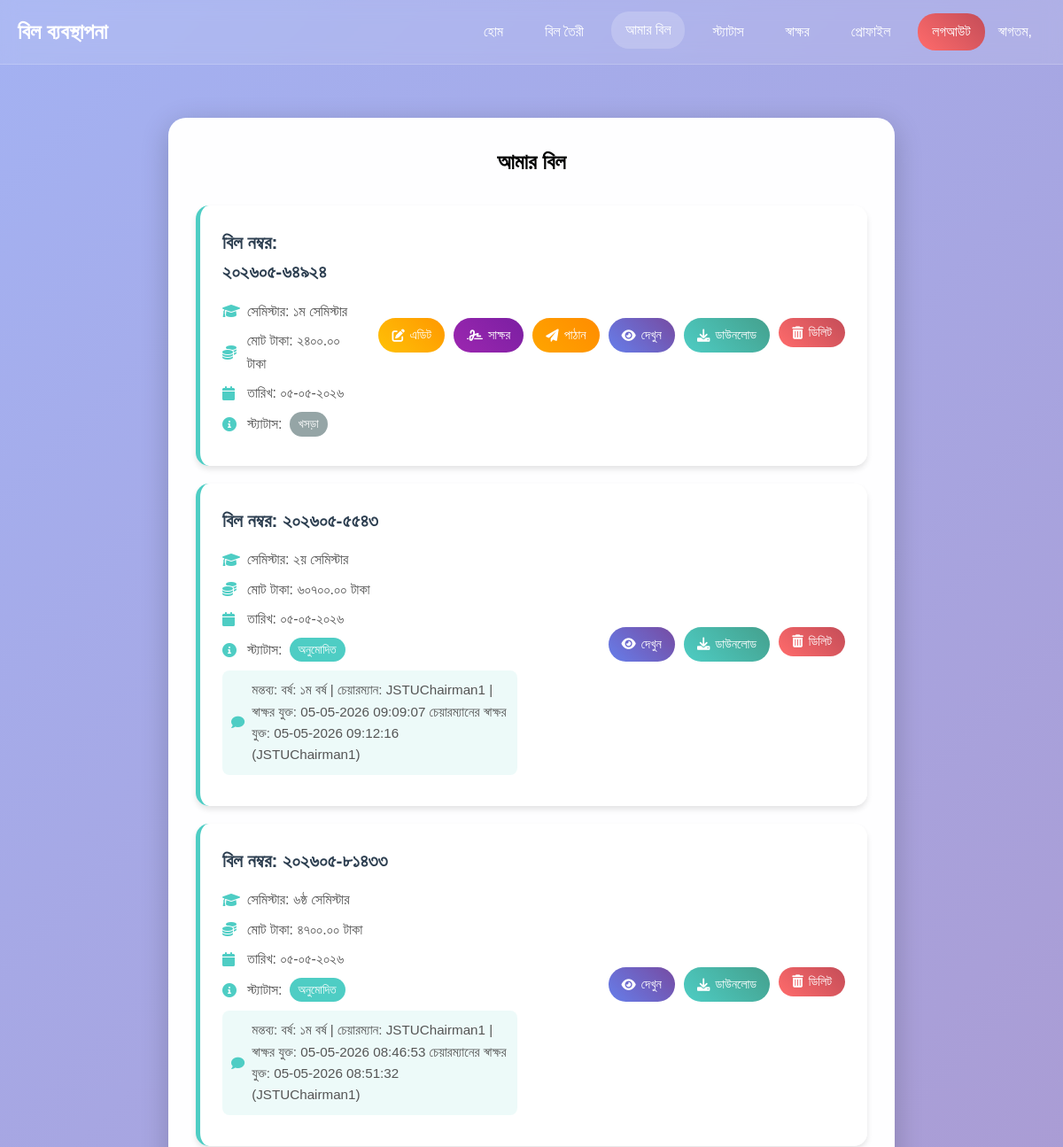
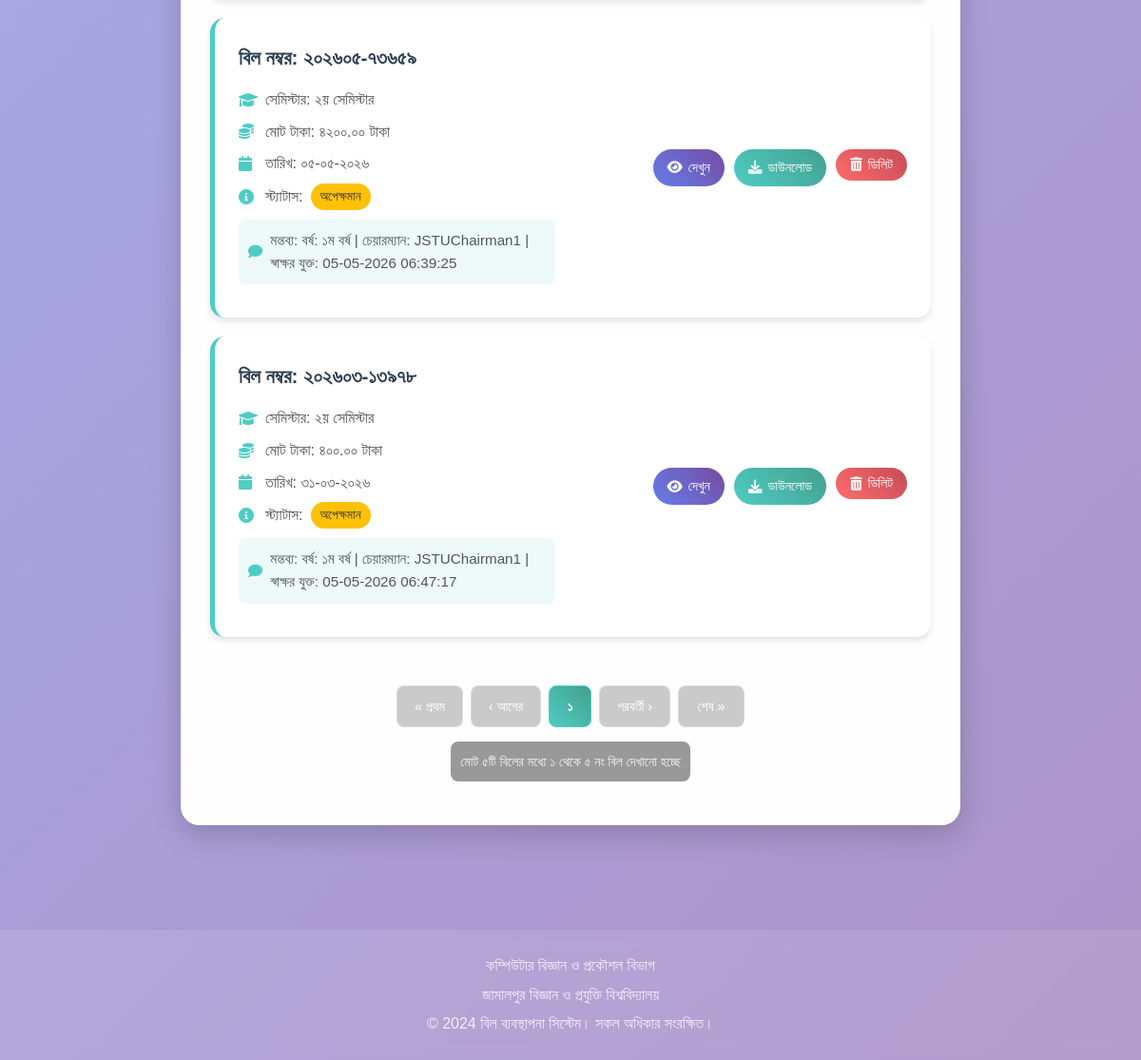
The page /my-bills/ (signed in) on the database as committed earlier (2 pictures, top to bottom).
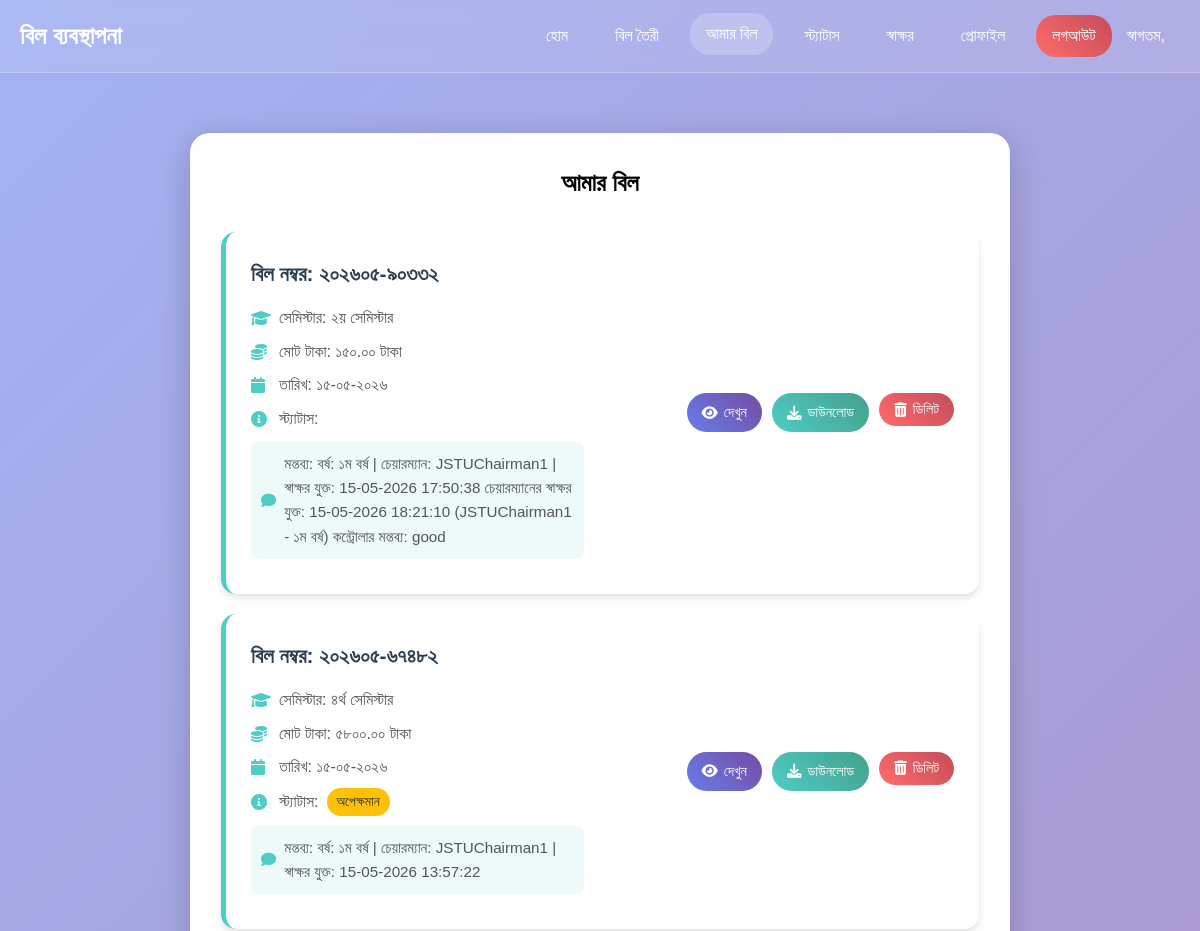
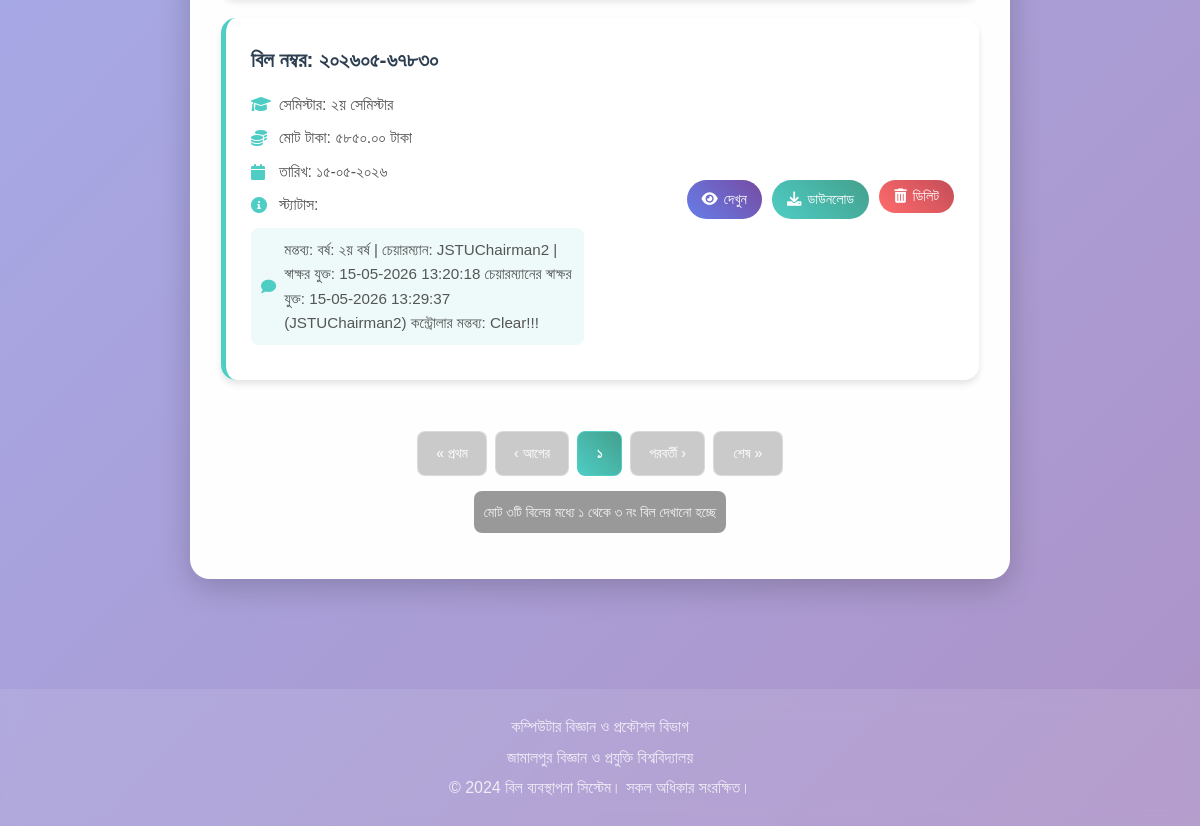
The same page on the database as committed later (2 pictures, top to bottom).
### core/models.py (models this page shows, shortened)
class Bill(models.Model):
    DEGREE_CHOICES = [
        ('honors', 'অনার্স'),
        ('masters', 'মাস্টার্স'),
    ]
    BANK_CHOICES = [
        ('জনতা ব্যাংক', 'জনতা ব্যাংক'),
        ('ডাচ বাংলা ব্যাংক', 'ডাচ বাংলা ব্যাংক'),
        ('সোনালী ব্যাংক', 'সোনালী ব্যাংক'),
        ('ইসলামী ব্যাংক', 'ইসলামী ব্যাংক'),
    ]
    bank_name = models.CharField(max_length=50, choices=BANK_CHOICES, blank=True, null=True,
                                 verbose_name='ব্যাংকের নাম')
    bank_branch = models.CharField(max_length=100, blank=True, null=True, verbose_name='শাখা')
    account_number = models.CharField(max_length=50, blank=True, null=True, verbose_name='একাউন্ট নাম্বার')
    routing_number = models.CharField(max_length=50, blank=True, null=True, verbose_name='রাউটিং নাম্বার')
    SEMESTER_CHOICES = [
        ('১ম সেমিস্টার', '১ম সেমিস্টার'),
        ('২য় সেমিস্টার', '২য় সেমিস্টার'),
        ('৩য় সেমিস্টার', '৩য় সেমিস্টার'),
        ('৪র্থ সেমিস্টার', '৪র্থ সেমিস্টার'),
        ('৫ম সেমিস্টার', '৫ম সেমিস্টার'),
        ('৬ষ্ঠ সেমিস্টার', '৬ষ্ঠ সেমিস্টার'),
        ('৭ম সেমিস্টার', '৭ম সেমিস্টার'),
        ('৮ম সেমিস্টার', '৮ম সেমিস্টার'),
        ('মাস্টার্স', 'মাস্টার্স')
    ]
    STATUS_CHOICES = [
        ('draft', 'Draft'),
        ('pending', 'Pending'),
        ('approved', 'Approved'),
        ('rejected', 'Rejected'),
        ('paid', 'Paid'),
        ('sent_to_controller', 'Sent to Controller'),
        ('approved_by_controller', 'Approved by Controller'),
        ('rejected_by_controller', 'Rejected by Controller'),
    ]
    bill_number = models.CharField(max_length=50, unique=True, verbose_name='বিল নম্বর')
    voucher_number = models.CharField(max_length=50, unique=True, verbose_name='ভাউচার নম্বর')
    user = models.ForeignKey(User, on_delete=models.CASCADE, verbose_name='ব্যবহারকারী')
    semester = models.CharField(max_length=20, choices=SEMESTER_CHOICES, verbose_name='সেমিস্টার')
    department = models.CharField(max_length=100, default='কম্পিউটার বিজ্ঞান এবং প্রকৌশল', verbose_name='বিভাগ')
    bangla_date = models.CharField(max_length=50, verbose_name='বাংলা তারিখ')
    total_amount = models.DecimalField(max_digits=10, decimal_places=2, default=0, verbose_name='মোট টাকা')
    status = models.CharField(
        max_length=30,  # Changed from 20 to 30
        choices=STATUS_CHOICES,
        default='pending',
        verbose_name='স্ট্যাটাস'
    )
    approved_by = models.ForeignKey(
        User,
        on_delete=models.SET_NULL,
        null=True,
        blank=True,
        related_name='approved_bills',
        verbose_name='অনুমোদনকারী'
    )
    approved_at = models.DateTimeField(null=True, blank=True, verbose_name='অনুমোদনের সময়')
    remarks = models.TextField(blank=True, null=True, verbose_name='মন্তব্য')
    created_at = models.DateTimeField(auto_now_add=True)
    updated_at = models.DateTimeField(auto_now=True)
    is_hidden_from_chairman = models.BooleanField(default=False, verbose_name='চেয়ারম্যানের কাছে লুকানো')
    sent_at = models.DateTimeField(null=True, blank=True, verbose_name='পাঠানোর সময়')
    degree_type = models.CharField(max_length=10, choices=DEGREE_CHOICES, default='honors', verbose_name='ডিগ্রির ধরণ')
    user_signature_added = models.BooleanField(default=False, verbose_name='ব্যবহারকারীর স্বাক্ষর যুক্ত হয়েছে')
    chairman_signature_added = models.BooleanField(default=False, verbose_name='চেয়ারম্যানের স্বাক্ষর যুক্ত হয়েছে')
    sent_to_controller_at = models.DateTimeField(null=True, blank=True, verbose_name='কন্ট্রোলে পাঠানোর সময়')
    controller_approved_at = models.DateTimeField(null=True, blank=True, verbose_name='কন্ট্রোলার অনুমোদনের সময়')
    controller_approved_by = models.ForeignKey(
        User,
        on_delete=models.SET_NULL,
        null=True,
        blank=True,
        related_name='controller_approved_bills',
        verbose_name='কন্ট্রোলার অনুমোদনকারী'
    )
    class Meta:
        ordering = ['-created_at']
        verbose_name = 'বিল'
        verbose_name_plural = 'বিলগুলি'

### core/views.py (the view)
# urls.py: path('my-bills/', views.my_bills, name='my_bills'),
@login_required
def my_bills(request):
    bills_list = Bill.objects.filter(user=request.user).order_by('-created_at')
    paginator = Paginator(bills_list, 5)
    page_number = request.GET.get('page')
    page_obj = paginator.get_page(page_number)
    return render(request, 'core/my_bills.html', {'bills': page_obj})

### core/templatetags/bangla_number.py (called while the page is built)
@register.filter
def bangla_number(value):
    try:
        return str(value).translate(english_to_bangla_digits)
    except Exception:
        return value

### templates/core/my_bills.html (shortened to what this page needs)
{% extends 'base.html' %}
{% load static %}
{% load bangla_number %}
{% block content %}
<div class="container">
    <div class="glass-card">
        <h2 style="text-align: center; color: #000000; margin-bottom: 30px;">আমার বিল</h2>
        {% if bills %}
        <div class="bills-list">
            {% for bill in bills %}
            <div class="bill-item">
                <div class="bill-info">
                    <h3>বিল নম্বর: {{ bill.bill_number|bangla_number }}</h3>
                    <p><i class="fas fa-graduation-cap"></i> সেমিস্টার: {{ bill.semester }}</p>
                    <p><i class="fas fa-coins"></i> মোট টাকা: {{ bill.total_amount|bangla_number }} টাকা</p>
                    <p><i class="fas fa-calendar"></i> তারিখ: {{ bill.bangla_date }}</p>
                    <p><i class="fas fa-info-circle"></i> স্ট্যাটাস:
                        {% if bill.status == 'draft' %}
                        <span class="status-badge draft">খসড়া</span>
                        {% elif bill.status == 'pending' %}
                        <span class="status-badge pending">অপেক্ষমান</span>
                        {% elif bill.status == 'approved' %}
                        <span class="status-badge approved">অনুমোদিত</span>
                        {% elif bill.status == 'rejected' %}
                        <span class="status-badge rejected">বাতিল</span>
                        {% elif bill.status == 'paid' %}
                        <span class="status-badge paid">পরিশোধিত</span>
                        {% endif %}
                    </p>
                    {% if bill.remarks %}
                    <div class="bill-remarks">
                        <i class="fas fa-comment"></i> মন্তব্য: {{ bill.remarks }}
                    </div>
                    {% endif %}
                </div>
                <div class="bill-actions">
                    {% if bill.status == 'draft' or bill.status == 'rejected' %}
                    <a href="{% url 'edit_bill' bill.id %}" class="btn btn-edit">
                        <i class="fas fa-edit"></i> এডিট
                    </a>
                    {% endif %}
                    {% if bill.status == 'draft' %}
                    <button type="button" class="btn btn-signature" onclick="openSignatureModal('{{ bill.id }}')">
                        <i class="fas fa-signature"></i> সাক্ষর
                    </button>
                    {% endif %}
                    {% if bill.status == 'draft' %}
                    <button type="button" class="btn btn-send" onclick="openYearModal('{{ bill.id }}')">
                        <i class="fas fa-paper-plane"></i> পাঠান
                    </button>
                    {% endif %}
                    <a href="{% url 'view_bill_pdf' bill.id %}" class="btn btn-view" target="_blank">
                        <i class="fas fa-eye"></i> দেখুন
                    </a>
                    <a href="{% url 'download_bill' bill.id %}" class="btn btn-download">
                        <i class="fas fa-download"></i> ডাউনলোড
                    </a>
                    <form method="post" action="{% url 'delete_bill' bill.id %}" class="delete-form" style="display: inline;">
                        <button type="button" class="btn btn-delete delete-btn">
                        </button>
                    </form>
                </div>
            </div>
            {% endfor %}
        </div>
        <div class="pagination-container">
            <div class="pagination">
                {% if bills.has_previous %}
                    <a href="?page=1" class="pagination-btn">&laquo; প্রথম</a>
                    <a href="?page={{ bills.previous_page_number }}" class="pagination-btn">‹ আগের</a>
                {% else %}
                    <span class="pagination-btn disabled">&laquo; প্রথম</span>
                    <span class="pagination-btn disabled">‹ আগের</span>
                {% endif %}
                <div class="page-numbers">
                    {% for num in bills.paginator.page_range %}
                        {% if num == bills.number %}
                            <span class="pagination-btn current-page">{{ num|bangla_number }}</span>
                        {% elif num > bills.number|add:'-3' and num < bills.number|add:'3' %}
                            <a href="?page={{ num }}" class="pagination-btn">{{ num|bangla_number }}</a>
                        {% endif %}
                    {% endfor %}
                </div>
                {% if bills.has_next %}
                    <a href="?page={{ bills.next_page_number }}" class="pagination-btn">পরবর্তী ›</a>
                    <a href="?page={{ bills.paginator.num_pages }}" class="pagination-btn">শেষ &raquo;</a>
                {% else %}
                    <span class="pagination-btn disabled">পরবর্তী ›</span>
                    <span class="pagination-btn disabled">শেষ &raquo;</span>
                {% endif %}
            </div>
            <div class="pagination-info">
                <p>মোট {{ bills.paginator.count|bangla_number }}টি বিলের মধ্যে {{ bills.start_index|bangla_number }} থেকে {{ bills.end_index|bangla_number }} নং বিল দেখানো হচ্ছে</p>
            </div>
        </div>
        {% endif %}
    </div>
</div>
<link rel="stylesheet" href="https://cdnjs.cloudflare.com/ajax/libs/font-awesome/6.0.0/css/all.min.css">
{% endblock %}

### templates/base.html (shortened to what this page needs)
{% load static %}
<!DOCTYPE html>
<html lang="bn">
<head>
    <link rel="stylesheet" href="{% static 'css/fonts.css' %}">
    <link rel="stylesheet" href="{% static 'css/base.css' %}">
</head>
<body style="background: linear-gradient(135deg, rgba(102,126,234,0.6), rgba(118,75,162,0.6)),
             url('https://i.postimg.cc/qBhmnzdM/bg.jpg') no-repeat center center fixed;
             background-size: cover;">
    <nav class="navbar">
        <div class="nav-container">
            <a href="{% url 'home' %}" class="logo">বিল ব্যবস্থাপনা</a>
            <div class="nav-links" id="navLinks">
            {% if user.is_authenticated %}
                {% if user.profile.user_type == 'চেয়ারম্যান' %}
                    <a href="{% url 'home' %}" {% if request.path == '/' %}class="active"{% endif %}>হোম</a>
                    {% if user.username == 'JSTUChairman1' %}
                        <a href="{% url 'all_bills' %}" {% if 'all-bills' in request.path %}class="active"{% endif %}>সকল বিল</a>
                        <a href="{% url 'signature_upload_chairman1' %}" {% if 'signature' in request.path %}class="active"{% endif %}>স্বাক্ষর</a>
                    {% elif user.username == 'JSTUChairman2' %}
                        <a href="{% url 'all_bills' %}" {% if 'all-bills' in request.path %}class="active"{% endif %}>সকল বিল</a>
                        <a href="{% url 'signature_upload_chairman2' %}" {% if 'signature' in request.path %}class="active"{% endif %}>স্বাক্ষর</a>
                    {% elif user.username == 'JSTUChairman3' %}
                        <a href="{% url 'all_bills' %}" {% if 'all-bills' in request.path %}class="active"{% endif %}>সকল বিল</a>
                        <a href="{% url 'signature_upload_chairman3' %}" {% if 'signature' in request.path %}class="active"{% endif %}>স্বাক্ষর</a>
                    {% elif user.username == 'JSTUChairman4' %}
                        <a href="{% url 'all_bills' %}" {% if 'all-bills' in request.path %}class="active"{% endif %}>সকল বিল</a>
                        <a href="{% url 'signature_upload_chairman4' %}" {% if 'signature' in request.path %}class="active"{% endif %}>স্বাক্ষর</a>
                    {% else %}
                        <a href="{% url 'all_bills' %}" {% if 'all-bills' in request.path %}class="active"{% endif %}>সকল বিল</a>
                        <a href="{% url 'signature_upload' %}" {% if 'signature' in request.path %}class="active"{% endif %}>স্বাক্ষর</a>
                    {% endif %}
                    <a href="{% url 'profile' %}" {% if 'profile' in request.path %}class="active"{% endif %}>প্রোফাইল</a>
                    <a href="{% url 'logout' %}" class="btn-danger">লগআউট</a>
                {% else %}
                    <a href="{% url 'home' %}" {% if request.path == '/' %}class="active"{% endif %}>হোম</a>
                    <a href="{% url 'bill_create' %}" {% if 'create' in request.path %}class="active"{% endif %}>বিল তৈরী</a>
                    <a href="{% url 'my_bills' %}" {% if 'my-bills' in request.path %}class="active"{% endif %}>আমার বিল</a>
                    <a href="{% url 'bill_status' %}" {% if 'bill-status' in request.path %}class="active"{% endif %}>স্ট্যাটাস</a>
                    <a href="{% url 'signature_upload_general' %}" {% if 'signature' in request.path %}class="active"{% endif %}>স্বাক্ষর</a>
                    <a href="{% url 'profile' %}" {% if 'profile' in request.path %}class="active"{% endif %}>প্রোফাইল</a>
                    <a href="{% url 'logout' %}" class="btn-danger">লগআউট</a>
                {% endif %}
                <span class="user-welcome">স্বাগতম, {{ user.first_name }}</span>
            {% endif %}
        </div>
        </div>
    </nav>
    <div class="container">
        {% block content %}
        {% endblock %}
    </div>
    <footer class="footer">
        <p>কম্পিউটার বিজ্ঞান ও প্রকৌশল বিভাগ</p>
        <p>জামালপুর বিজ্ঞান ও প্রযুক্তি বিশ্ববিদ্যালয়</p>
        <p>&copy; 2024 বিল ব্যবস্থাপনা সিস্টেম। সকল অধিকার সংরক্ষিত।</p>
    </footer>
</body>
</html>

### static/css/base.css (style rules this page uses)
* { margin: 0; padding: 0; box-sizing: border-box; }
body { background: linear-gradient(135deg, rgba(102, 126, 234, 0.6) 0%, rgba(118, 75, 162, 0.6) 100%), url('https://i.postimg.cc/qBhmnzdM/bg.jpg') no-repeat center center fixed; background-size: cover; min-height: 100vh; font-family: 'SolaimanLipi', Arial, sans-serif; line-height: 1.6; color: #333; }
@media (max-width: 1200px) { .container { padding: 15px; } }

### templates/base.html (style rules this page uses)
.navbar { background: rgba(255, 255, 255, 0.1); backdrop-filter: blur(10px); padding: 15px 0; border-bottom: 1px solid rgba(255, 255, 255, 0.2); position: sticky; top: 0; z-index: 1000; }
.nav-container { max-width: 1200px; margin: 0 auto; padding: 0 20px; display: flex; justify-content: space-between; align-items: center; }
.logo { color: white; font-size: 24px; font-weight: bold; text-decoration: none; }
.nav-links { display: flex; gap: 15px; align-items: center; }
.nav-links a { color: white; text-decoration: none; padding: 8px 16px; border-radius: 20px; transition: all 0.3s ease; font-weight: 500; }
.nav-links a:hover, .nav-links a.active { background: rgba(255, 255, 255, 0.2); transform: translateY(-2px); }
.container { max-width: 1200px; margin: 0 auto; padding: 20px; min-height: calc(100vh - 80px); }
.glass-card { background: rgba(255, 255, 255, 0.1); backdrop-filter: blur(10px); border-radius: 20px; border: 1px solid rgba(255, 255, 255, 0.2); padding: 30px; margin: 20px 0; box-shadow: 0 8px 32px 0 rgba(31, 38, 135, 0.37); transition: transform 0.3s ease, box-shadow 0.3s ease; }
.btn { background: linear-gradient(45deg, #4144e3be, #1f1663ff); border: none; padding: 12px 30px; border-radius: 25px; color: white; font-size: 16px; cursor: pointer; transition: all 0.3s ease; text-decoration: none; display: inline-block; font-weight: 500; text-align: center; }
.btn-danger { background: linear-gradient(45deg, #FF6B6B, #C44D58); }
.user-welcome { color: white; margin-right: 15px; font-weight: 500; }
.footer { text-align: center; padding: 20px; color: white; background: rgba(255, 255, 255, 0.1); backdrop-filter: blur(10px); margin-top: 40px; }
.footer p { margin: 5px 0; opacity: 0.8; }

Rows that differ between the two databases and show on the page:
removed Bill: bill_number|bangla_number "২০২৬০৫-৬৪৯২৪", semester "১ম সেমিস্টার", total_amount|bangla_number "২৪০০.০০", bangla_date "০৫-০৫-২০২৬", status "খসড়া"
removed Bill: bill_number|bangla_number "২০২৬০৫-৫৫৪৩", semester "২য় সেমিস্টার", total_amount|bangla_number "৬০৭০০.০০", bangla_date "০৫-০৫-২০২৬", status "অনুমোদিত", remarks "বর্ষ: ১ম বর্ষ | চেয়ারম্যান: JSTUChairman1 | স্বাক্ষর যুক্ত: 05-05-2026 09:09:07 চেয়ারম্যানের স্বাক্ষর যুক্ত: 05-05-2026 09:12:16 (JSTUChairman1)"
removed Bill: bill_number|bangla_number "২০২৬০৫-৮১৪৩৩", semester "৬ষ্ঠ সেমিস্টার", total_amount|bangla_number "৪৭০০.০০", bangla_date "০৫-০৫-২০২৬", status "অনুমোদিত", remarks "বর্ষ: ১ম বর্ষ | চেয়ারম্যান: JSTUChairman1 | স্বাক্ষর যুক্ত: 05-05-2026 08:46:53 চেয়ারম্যানের স্বাক্ষর যুক্ত: 05-05-2026 08:51:32 (JSTUChairman1)"
removed Bill: bill_number|bangla_number "২০২৬০৫-৭৩৬৫৯", semester "২য় সেমিস্টার", total_amount|bangla_number "৪২০০.০০", bangla_date "০৫-০৫-২০২৬", status "অপেক্ষমান", remarks "বর্ষ: ১ম বর্ষ | চেয়ারম্যান: JSTUChairman1 | স্বাক্ষর যুক্ত: 05-05-2026 06:39:25"
removed Bill: bill_number|bangla_number "২০২৬০৩-১৩৯৭৮", semester "২য় সেমিস্টার", total_amount|bangla_number "৪০০.০০", bangla_date "৩১-০৩-২০২৬", status "অপেক্ষমান", remarks "বর্ষ: ১ম বর্ষ | চেয়ারম্যান: JSTUChairman1 | স্বাক্ষর যুক্ত: 05-05-2026 06:47:17"
added Bill: bill_number|bangla_number "২০২৬০৫-৯০৩৩২", semester "২য় সেমিস্টার", total_amount|bangla_number "১৫০.০০", bangla_date "১৫-০৫-২০২৬", remarks "বর্ষ: ১ম বর্ষ | চেয়ারম্যান: JSTUChairman1 | স্বাক্ষর যুক্ত: 15-05-2026 17:50:38 চেয়ারম্যানের স্বাক্ষর যুক্ত: 15-05-2026 18:21:10 (JSTUChairman1 - ১ম বর্ষ) কন্ট্রোলার মন্তব্য: good"
added Bill: bill_number|bangla_number "২০২৬০৫-৬৭৪৮২", semester "৪র্থ সেমিস্টার", total_amount|bangla_number "৫৮০০.০০", bangla_date "১৫-০৫-২০২৬", status "অপেক্ষমান", remarks "বর্ষ: ১ম বর্ষ | চেয়ারম্যান: JSTUChairman1 | স্বাক্ষর যুক্ত: 15-05-2026 13:57:22"
added Bill: bill_number|bangla_number "২০২৬০৫-৬৭৮৩০", semester "২য় সেমিস্টার", total_amount|bangla_number "৫৮৫০.০০", bangla_date "১৫-০৫-২০২৬", remarks "বর্ষ: ২য় বর্ষ | চেয়ারম্যান: JSTUChairman2 | স্বাক্ষর যুক্ত: 15-05-2026 13:20:18 চেয়ারম্যানের স্বাক্ষর যুক্ত: 15-05-2026 13:29:37 (JSTUChairman2) কন্ট্রোলার মন্তব্য: Clear!!!"
Other text that changed with them:
{{ bills.paginator.count|bangla_number }}: "৫" → "৩"
{{ bills.end_index|bangla_number }}: "৫" → "৩"
